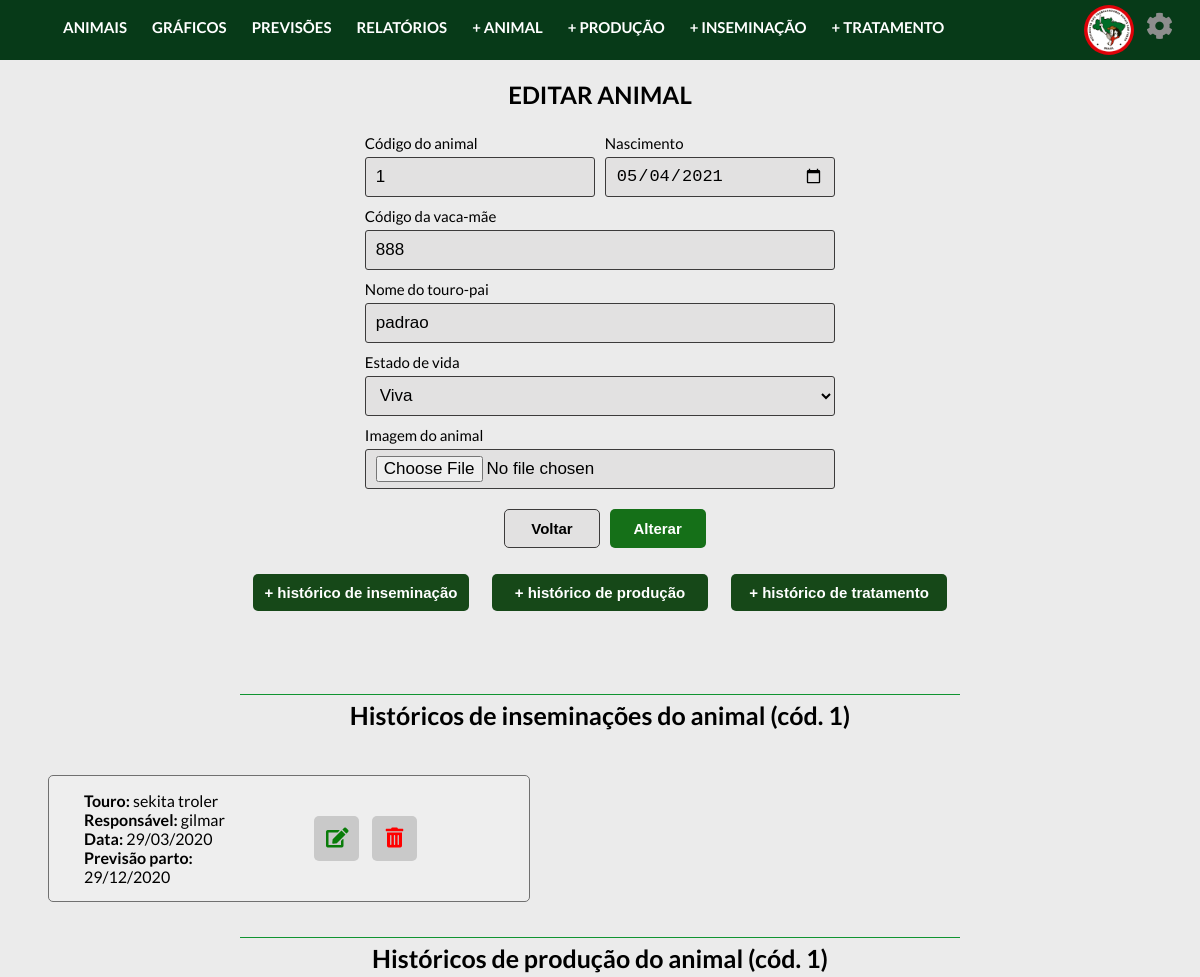
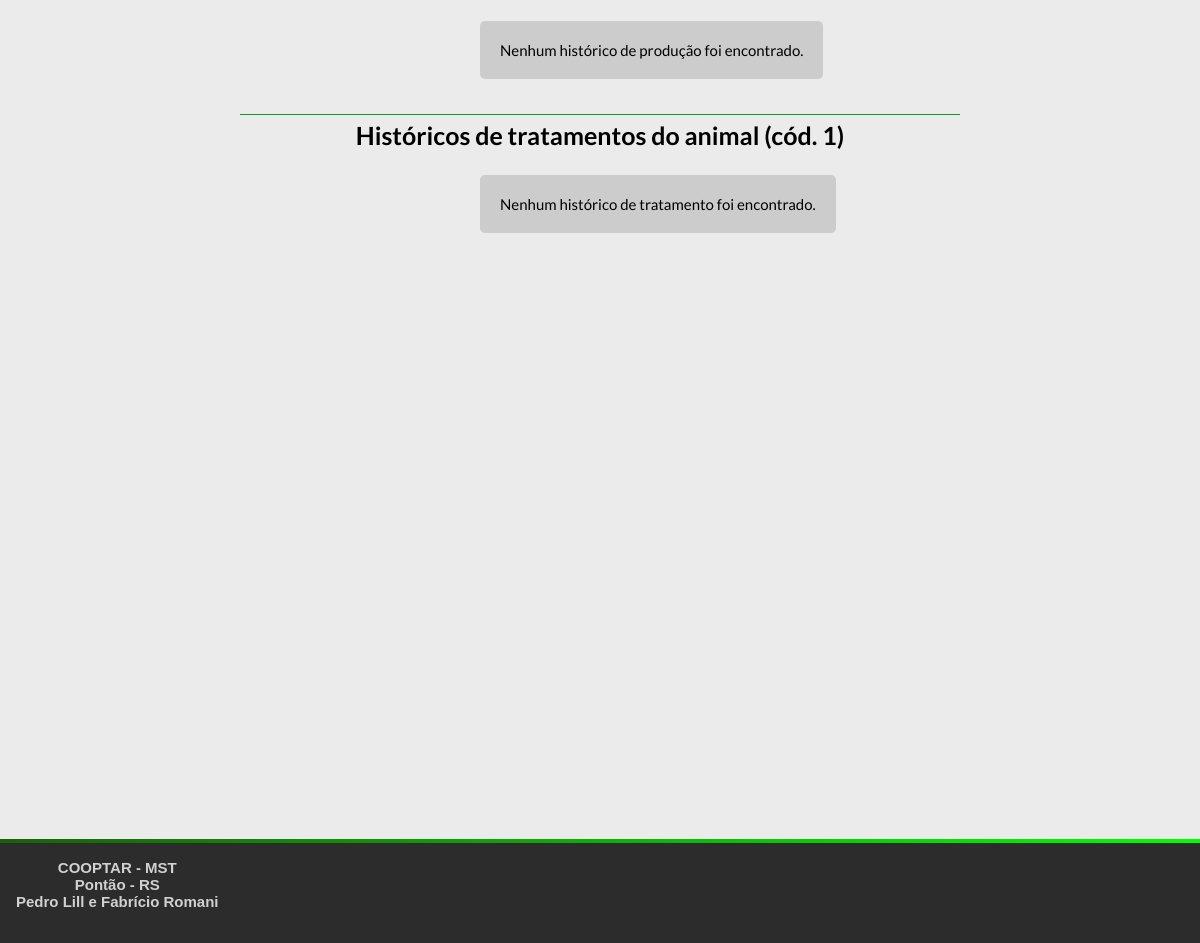
Page /controller/animalController.php?acao=altera&codAnimal=1 on the committed database (2 pictures, top to bottom).
### tables this page shows
create table animal(
  codAnimal INTEGER NOT NULL,
  dtNascimento DATE NOT NULL,
  codMae INTEGER NOT NULL,
  nomePai VARCHAR(30) NOT NULL,
  estadoVida VARCHAR(10) NOT NULL,
  motivoMorte VARCHAR(30) NULL,
  dataMorte DATE NULL,
  nomeImagem VARCHAR(30) NOT NULL,
  PRIMARY KEY (codAnimal)
);

create table inseminacao(
  codInseminacao INTEGER AUTO_INCREMENT PRIMARY KEY,
  codAnimal INTEGER NOT NULL,
  dtInseminacao DATE NOT NULL,
  dtPrevisaoSecagem DATE NOT NULL,
  dtPrevisaoParto DATE NOT NULL,
  touroInseminador VARCHAR(20) NOT NULL,
  inseminadorResponsavel VARCHAR(40) NOT NULL,
  retorno VARCHAR(10) NOT NULL,
  obs TEXT,
   
  FOREIGN KEY (codAnimal) REFERENCES animal(codAnimal)
);

### controller/classes/Conexao.php (called while the page is built)
<?php
    class Conexao{
        public static $conexao;
        public static function conecta(){
            if(!isset(self::$conexao)){
                try{
                    self::$conexao = new PDO("mysql:host=localhost; dbname=projetointegrado", "admcooptar", "12345");
                }
                catch(PDOException $e){
                    echo "Erro de conexão: ". $e->getMessage();
                    die();
                }
            }
            return self::$conexao;
        }
    }
?>

### controller/classes/AnimalDAO.php (called while the page is built, shortened)
<?php
    require_once "Conexao.php";
    require_once "Animal.php";
    class AnimalDAO{
        public $conexao;
        public function __construct(){
            $this->conexao = Conexao::conecta();
        }
        public function buscar($codAnimal){
            try{
                $query = $this->conexao->prepare("select * from animal where codAnimal=:c");
                $query->bindParam(":c", $codAnimal, PDO::PARAM_INT);
                $query->execute();
                $registros = $query->fetchAll(PDO::FETCH_CLASS, "Animal");
                return $registros[0];
            }
            catch(PDOException $e){
                echo "Erro no acesso aos dados: ". $e->getMessage();
            }
        }
    }
?>

### controller/classes/Animal.php (called while the page is built, shortened)
<?php
    class Animal{
        private $codAnimal;
        private $dtNascimento;
        private $codMae;
        private $nomePai;
        private $estadoVida;
        private $nomeImagem;
        public function getCodAnimal(){
            return $this->codAnimal;
        }
        public function getDtNascimento(){
            return $this->dtNascimento;
        }
        public function getCodMae(){
            return $this->codMae;
        }
        public function getNomePai(){
            return $this->nomePai;
        }
        public function getEstadoVida(){
            return $this->estadoVida;
        }
        public function getNomeImagem(){
            return $this->nomeImagem;
        }
    }
?>

### controller/classes/InseminacaoDAO.php (called while the page is built, shortened)
<?php
    require_once "Conexao.php";
    require_once "Inseminacao.php";
    class InseminacaoDAO{
        public $conexao;
        public function __construct(){
            $this->conexao = Conexao::conecta();
        }
        public function buscaLista($codAnimal){
            try{
                $query = $this->conexao->prepare("select * from inseminacao where codAnimal = :c");
                $query->bindParam(":c", $codAnimal, PDO::PARAM_INT);
                $query->execute();
                $registros = $query->fetchAll(PDO::FETCH_CLASS, "Inseminacao");
                return $registros;
            }
            catch(PDOException $e){
                echo "Erro no acesso aos dados: ". $e->getMessage();
            }
        }
    }
?>

### controller/classes/Inseminacao.php (called while the page is built, shortened)
<?php
    class Inseminacao{
        private $codInseminacao;
        private $dtInseminacao;
        private $dtPrevisaoParto;
        private $touroInseminador;
        private $inseminadorResponsavel;
        public function getCodInseminacao(){
            return $this->codInseminacao;
        }
        public function getDtInseminacao(){
            return $this->dtInseminacao;
        }
        public function getDtPrevisaoParto(){
            return $this->dtPrevisaoParto;
        }
        public function getTouroInseminador(){
            return $this->touroInseminador;
        }
        public function getInseminadorResponsavel(){
            return $this->inseminadorResponsavel;
        }
    }
?>

### controller/classes/ProducaoDAO.php (called while the page is built, shortened)
<?php
    require_once "Conexao.php";
    class ProducaoDAO{
        public $conexao;
        public function __construct(){
            $this->conexao = Conexao::conecta();
        }
        public function buscaLista($codAnimal){
            try{
                $query = $this->conexao->prepare("select * from producao where codAnimal = :c");
                $query->bindParam(":c", $codAnimal, PDO::PARAM_INT);
                $query->execute();
                $registros = $query->fetchAll(PDO::FETCH_CLASS, "Producao");
                return $registros;
            }
            catch(PDOException $e){
                echo "Erro no acesso aos dados: ". $e->getMessage();
            }
        }
    }
?>

### controller/classes/TratamentoDAo.php (called while the page is built, shortened)
<?php
    require_once "Conexao.php";
    class TratamentoDAO{
        public $conexao;
        public function __construct(){
            $this->conexao = Conexao::conecta();
        }
        public function buscaLista($codAnimal){
            try{
                $query = $this->conexao->prepare("select * from tratamento where codAnimal = :c");
                $query->bindParam(":c", $codAnimal, PDO::PARAM_INT);
                $query->execute();
                $registros = $query->fetchAll(PDO::FETCH_CLASS, "Tratamento");
                return $registros;
            }
            catch(PDOException $e){
                echo "Erro no acesso aos dados: ". $e->getMessage();
            }
        }
    }
?>

### controller/views/alteraAnimal.php (the view, shortened to what this page needs)
<main>
  <?php
    $codAnimal = isset($_POST['field_codAnimal']) ? $_POST['field_codAnimal'] : $animal->getCodAnimal();
    $dtNascimento = isset($_POST['field_dtNascimento']) ? $_POST['field_dtNascimento'] : $animal->getDtNascimento();
    $codMae = isset($_POST['field_codMae']) ? $_POST['field_codMae'] : $animal->getCodMae();
    $nomePai = isset($_POST['field_nomePai']) ? $_POST['field_nomePai'] : $animal->getNomePai();
    $estadoVida = isset($_POST['field_estadoVida']) ? $_POST['field_estadoVida'] : $animal->getEstadoVida();
    $nomeImagem = isset($_FILES['field_imagem']['name'])?($_FILES['field_imagem']['name']) : $animal->getNomeImagem();
  ?>
<?php require_once("../includes/header.php");?>
<form action="" class="container-historicos" name="form-inseminacao" method="post" enctype="multipart/form-data">
  <h2>EDITAR ANIMAL</h2>
  <div class="div-metade">
    <label class="label-cadastra" for="id_codAnimal">Código do animal </label>
    <input type="number" name="field_codAnimal" id="id_codAnimal" value="<?=$codAnimal ?>" required>
  </div>
  <div class="div-metade">
    <label class="label-cadastra" for="id_dtNascimento">Nascimento </label>
    <input type="date" name="field_dtNascimento" maxlength="100" id="id_dtNascimento" value="<?=$dtNascimento?>" required>
  </div>
  <div class="div-inteira">
    <label class="label-cadastra" for="id_codMae">Código da vaca-mãe </label>
    <input type="number" name="field_codMae" maxlength="100" id="id_codMae" value="<?=$codMae?>" required>
  </div>
  <div class="div-inteira">
    <label class="label-cadastra" for="id_nomePai">Nome do touro-pai </label>
    <input type="text" name="field_nomePai" maxlength="50" id="id_nomePai" value="<?=$nomePai?>" required>
  </div>
  <div class="div-inteira">
    <label class="label-cadastra" for="id_estadoVida">Estado de vida </label>
    <select name="field_estadoVida" id="id_estadoVida" onChange="estadoVida()" required >
        <option value="Viva" value="<?=$estadoVida?>">Viva</option>
  </select>
  </div>
  <div class="div-inteira">
    <label class="label-cadastra" for="id_nomeImagem">Imagem do animal </label>
    <input type="file" name="field_imagem" id="id_imagem" maxlength="50" id="id_nomeImagem" value="<?=$nomeImagem?>" required>
  </div>
  <button name="adiciona" class="button-form-voltar" type="button" onclick="botaoVoltar('alteraAnimal')">Voltar</button>
  <button name="adiciona" class="button-form-altera" type="submit">Alterar</button>
</form>
<div class="botoes-adiciona">
  <button name="adiciona" class="button-adiciona-historico-altera" onclick="adicionaHistoricoInse(<?=$codAnimal ?>)">+ histórico de inseminação</button>
  <button name="adiciona" class="button-adiciona-historico-altera" onclick="adicionaHistoricoProd(<?=$codAnimal ?>)">+ histórico de produção</button>
  <button name="adiciona" class="button-adiciona-historico-altera" onclick="adicionaHistoricoTrat(<?=$codAnimal ?>)">+ histórico de tratamento</button>
</div>
<br>
<br>
<?php include("listaInseminacao.php");?>
<?php include("listaProducao.php");?>
<?php include("listaTratamento.php");?>
<?php require_once("../includes/footer.php");?>
</main>

### controller/views/listaInseminacao.php (shortened to what this page needs)
<!DOCTYPE html>
<html lang="pt-br">
<head>
  <link href="../css/style.css" rel="stylesheet">
  <link href="../css/adicionar-animal.css" rel="stylesheet">
  <link href="../css/lista-animais.css" rel="stylesheet">
</head>
<div class="lista_animais">
  <?php
    require_once "../controller/classes/InseminacaoDAO.php";
    $obj = new InseminacaoDAO();
    $lista = $obj->buscaLista($codAnimal);
    ?>
    <h3>Históricos de inseminações do animal (cód. <?=$codAnimal?>)</h3>
    <?php
    if(count($lista) == 0){
    ?>
       <div class="div-nenhum-historico">
        <p>Nenhum histórico de inseminação foi encontrado.</p>
       </div>
    <?php
    }else{
      foreach ($lista as $inseminacao){
    ?>
      <div class="animal-historico">
          <div class="label">
              <div class="animal_descricao">
              <strong>Touro: </strong> <?=$inseminacao->getTouroInseminador()?> <br>
              <strong>Responsável: </strong> <?=$inseminacao->getInseminadorResponsavel()?> <br>
              <strong>Data: </strong> <?=date('d/m/Y', strtotime("+0 days",strtotime($inseminacao->getDtInseminacao())));?> <br>
              <strong>Previsão parto: </strong> <?=date('d/m/Y', strtotime("+0 days",strtotime($inseminacao->getDtPrevisaoParto())));?>
            </div>
            <div>
              <button name="altera" class="button-edit" onclick="window.location.href='inseminacaoController.php?acao=altera&codInseminacao=<?=$inseminacao->getCodInseminacao() ?>'"><i class="fa fa-edit fa-1x"></i></button>
              <button name="exclui" class="button-delete" onclick=""><i class="fa fa-trash-alt fa-1x"></i></button>
            </div>
          </div>
      </div>
    <?php
      }
    }
  ?>
</div>

### controller/views/listaProducao.php (shortened to what this page needs)
<!DOCTYPE html>
<html lang="pt-br">
<head>
  <link href="../css/style.css" rel="stylesheet">
  <link href="../css/adicionar-animal.css" rel="stylesheet">
  <link href="../css/lista-animais.css" rel="stylesheet">
</head>
<div class="lista_animais">
  <?php
  require_once "../controller/classes/ProducaoDAO.php";
  $obj = new ProducaoDAO();
  $lista = $obj->buscaLista($codAnimal);
  ?>
  <h3>Históricos de produção do animal (cód. <?=$codAnimal?>)</h3>
  <?php
  if(count($lista) == 0){
    ?>
    <div class="div-nenhum-historico">
     <p>Nenhum histórico de produção foi encontrado.</p>
    </div>
   <?php
    }
  ?>
</div>

### controller/views/listaTratamento.php (shortened to what this page needs)
<!DOCTYPE html>
<html lang="pt-br">
<head>
  <link href="../css/style.css" rel="stylesheet">
  <link href="../css/adicionar-animal.css" rel="stylesheet">
  <link href="../css/lista-animais.css" rel="stylesheet">
</head>
<div class="lista_animais">
  <?php
  require_once "../controller/classes/TratamentoDAO.php";
  $obj = new TratamentoDAO();
  $lista = $obj->buscaLista($codAnimal);
  ?>
  <h3>Históricos de tratamentos do animal (cód. <?=$codAnimal?>)</h3>
  <?php
  if(count($lista) == 0){
    ?>
    <div class="div-nenhum-historico">
     <p>Nenhum histórico de tratamento foi encontrado.</p>
    </div>
   <?php
    }
  ?>
</div>

### css/style.css (style rules this page uses)
:root { --primary-color: #073a18; }
body { font-family: 'Lato', sans-serif; margin: 0; transition: transform 0.3s; background-color: #ebebeb; }
button, input[type='submit'] { border: 0; border-radius: 5px; color: #fff; cursor: pointer; padding: 8px 12px; }

### css/adicionar-animal.css (style rules this page uses)
.container-historicos { display: flex; flex-direction: row; justify-content: flex-start; flex-wrap: wrap; margin-left: 30%; width: 40%; }
input[type=date], input[type=text], input[type=file], select, input[type=number], input[type=password], input[type=checkbox] { background-color: #e2e1e1; width: 100%; padding: 6px 10px; margin: 5px 0 5px 0; display: inline-block; border: 1.8px solid #3c3b3b; box-sizing: border-box; border-radius: 3px; font-size: 17px; cursor: pointer; height: 40px; }
.label-cadastra { width: 100%; margin: 5px 0 0 0; display: block; box-sizing: border-box; font-size: 15px; }
.container-historicos h2 { width: 100%; text-align: center; }
.button-form-altera { background-color: #157018; color: white; padding: 10px; margin: 15px 0 0 1%; border: none; cursor: pointer; width: 20%; font-size: 15px; font-weight: bold; }
.button-form-voltar { background-color: #e2e1e1; color: black; padding: 10px; margin: 15px 1% 0 30%; border: none; cursor: pointer; border: 1px solid #3c3b3b; width: 20%; font-size: 15px; font-weight: bold; }
.div-metade { width: 48%; margin: 0 1% 0 1%; }
.div-inteira { width: 98%; margin: 0 1% 0 1%; }
.botoes-adiciona { width: 60%; margin-left: 20%; text-align: center; }
.button-adiciona-historico-altera { background-color: #164818; color: white; margin: 10px; padding: 10px; border: none; cursor: pointer; width: 30%; font-size: 15px; font-weight: bold; }

### css/lista-animais.css (style rules this page uses)
.lista_animais { display: flex; flex-direction: row; justify-content: flex-start; flex-wrap: wrap; margin-top: 10px; }
h3 { width: 100%; text-align: center; font-size:25px; font-weight: bold; }
.lista_animais h3 { width: 60%; margin-left: 20%; border-top: 1px solid #109431; padding-top: 5px; }
.animal-historico { cursor: pointer; width: 40vw; font-size: 15px; background-color: #eeeeee; border: 1px solid #707070; margin: 20px 4vw 0 4vw; border-radius: 5px; transition: 0.3s; }
.div-nenhum-historico { background-color: rgb(204, 204, 204); font-size: 15px; padding: 20px; margin-left: 40vw; border-radius: 5px; }
.div-nenhum-historico p { margin: 0; }
.animal-historico .label { display: flex; margin: 15px; align-items: center; }
.animal_descricao { margin-left: 20px; font-size: 16px; width: 40%; display: block; flex-direction: column; }
.button-delete { background-color: #8888885f; color: #ff0000; font-size: 20px; font-weight: 200; width: 45px; height: 45px; margin-left: 10px; }
.button-edit { background-color: #8888885f; color: #097c09; font-size: 20px; font-weight: 200; width: 45px; height: 45px; margin-left: 50px; }

### rows in the picture
animal: field_codAnimal "1", field_dtNascimento "05/04/2021", field_codMae "888", field_nomePai "padrao", codAnimal "1"
inseminacao: touroInseminador "sekita troler", inseminadorResponsavel "gilmar", dtInseminacao "29/03/2020", dtPrevisaoParto "29/12/2020"
